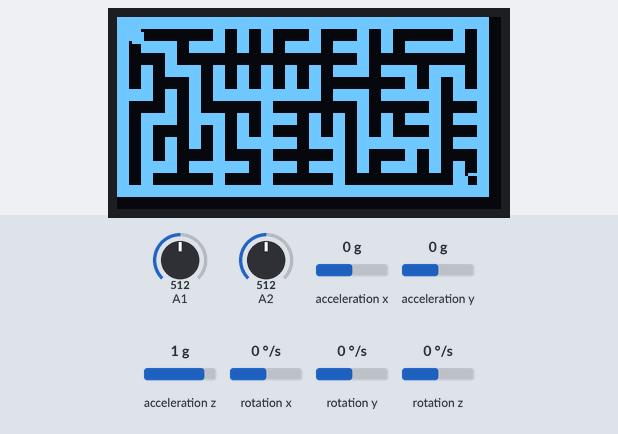
Recording of a sketch running on a simulated Arduino Uno, built with avr-gcc and run on an emulated ATmega328P. Shown: 128×64 one-colour display. Inputs (shaded band) come from the test bench; at power-on: rotation z 0 °/s, acceleration y 0 g, acceleration x 0 g, A1 = 512, A2 = 512, acceleration z 1 g, rotation x 0 °/s, rotation y 0 °/s. The sensor or clock chip raises its interrupt line as the real part does; random numbers use the default seed unless the sketch sets one; what the sketch prints to the serial monitor is not drawn.

Above: at 1.7 s.
1.8 s: rotation z set to -192 °/s
At 3.6 s:
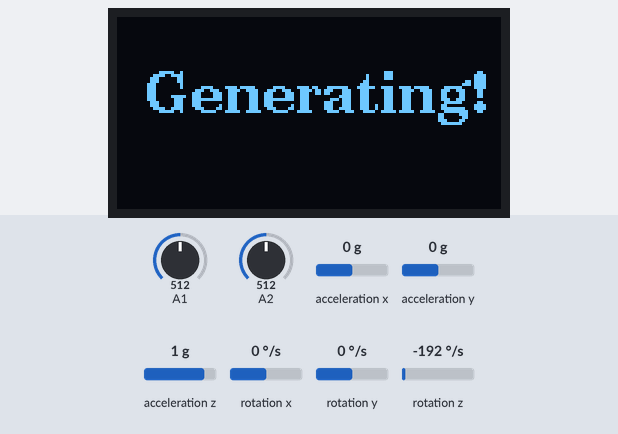
4.8 s: acceleration y set to -1.4 g
At 5.94 s:
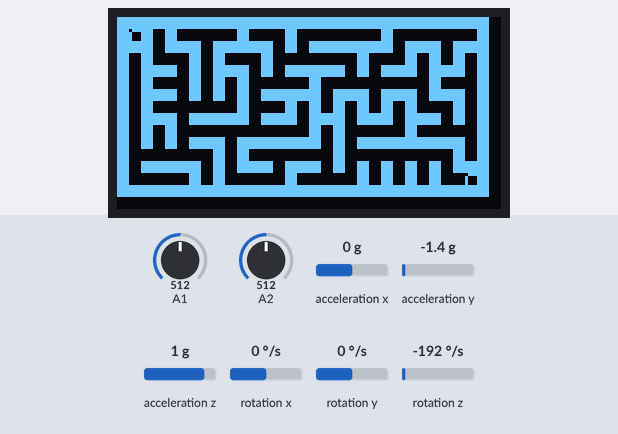
7.3 s: acceleration x set to 0.8 g
At 9.47 s:
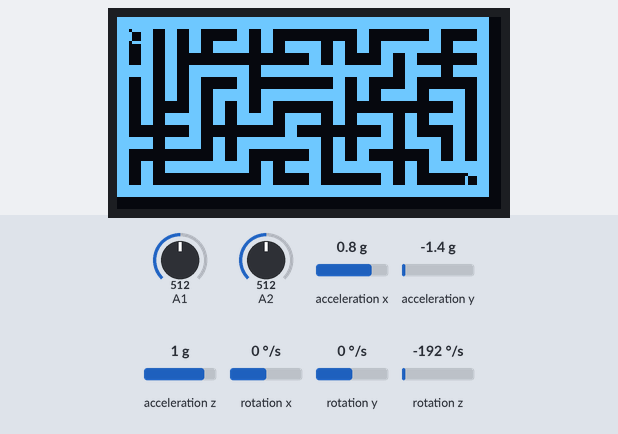
10.3 s: A1 set to 716
At 11.75 s:
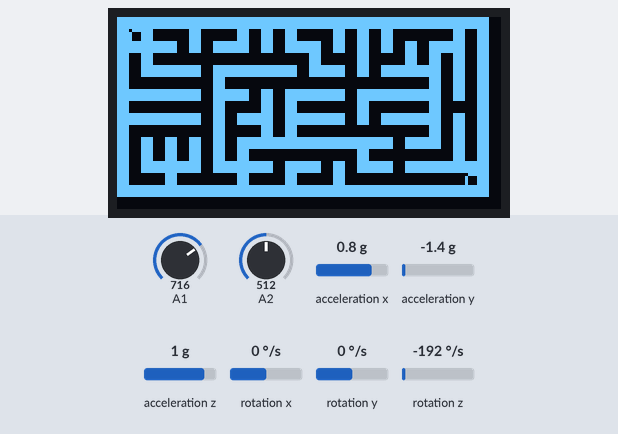
13.3 s: A2 set to 306
At 15.44 s:
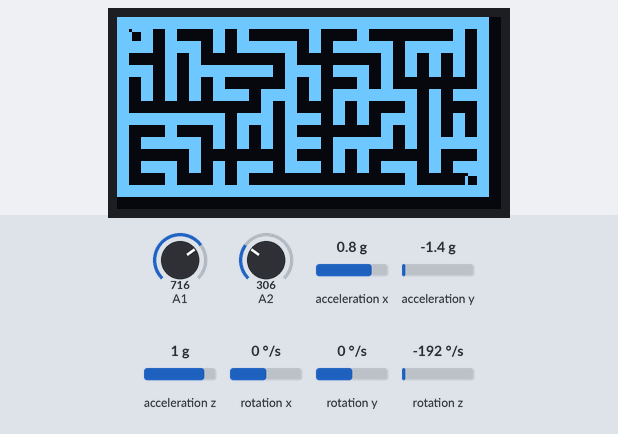
16.3 s: acceleration x set to -1.4 g
At 17.9 s:
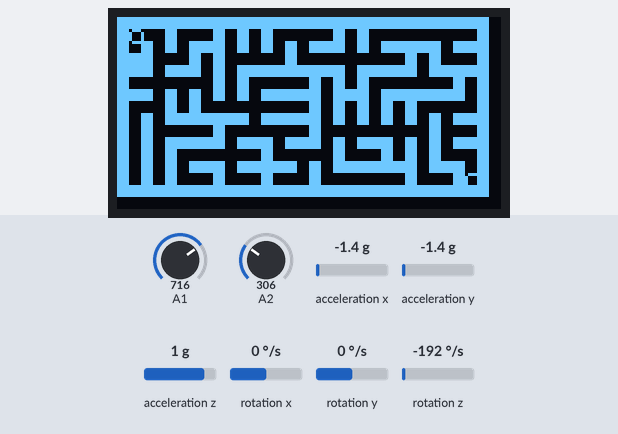
Timing chart, 0 to 19.4 s (numbered marks = the images above; inputs shaded):
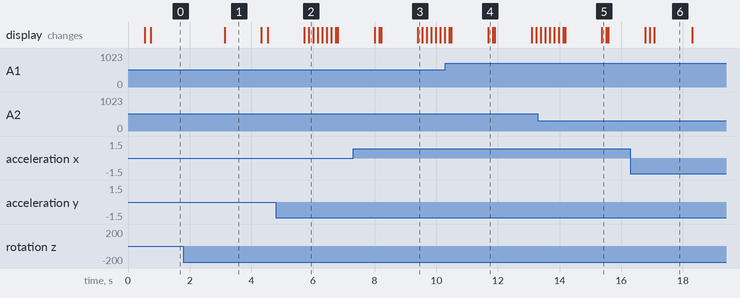

Measured:
- after the input at 1.8 s, the display: changes after 1.3 s (image 1)
- what the display in image 1 shows lasts 1.2 s, from 3.1 s to 4.3 s

The sketch:

Arduino.ino
```cpp
#include "I2Cdev.h"
#include<U8g2lib.h>
#include "MPU6050_6Axis_MotionApps20.h"
#include<stdio.h>
#include<stdlib.h>
#include "Wire.h"
#include<time.h>

using namespace std;

#define walls 1
#define nothing 0

#define down 1
#define right 2
#define left 4
#define up 8

#define rows 31
#define cols 15
#define MAXSIZE 256

#define XNUM 1
#define YNUM 1

U8G2_SSD1306_128X64_NONAME_F_HW_I2C u8g2(U8G2_R0, /* clock=*/ SCL, /* data=*/ SDA, /* reset=*/ U8X8_PIN_NONE);
//U8G2_SSD1309_128X64_NONAME2_2_4W_SW_SPI u8g2(U8G2_R0,SCL,SDA,10,9);

MPU6050 mpu;

//made for ball's coordinate
struct coordinate
{
    float y = 6.0;
    float z = 6.0;
}ball,axis;

struct block{
	int row,column,direction;
    block(){
        row = 0;
        column = 0;
        direction = down;
    }
	block(int _row,int _column,int _direction){
		row = _row;
		column = _column;
		direction = _direction;
	}
};


class Stack {
private:
	int count;
	block myBlock[MAXSIZE];

public:
	Stack(){};
	void push_back(const block object);
	int pop();
	const int& getTop()const;
	int size()const;
	bool isEmpty()const;
    int begin()const;
    block getBlock(int rank);
    void erase(int number);
};

void Stack::push_back(const block object) {
    myBlock[count] = object;
    count++;
}

int Stack::size()const {
	return count;
}

block Stack::getBlock(int rank){
    return myBlock[rank];
}

int Stack::begin()const{
    return 0;
}

void Stack::erase(int number){
    int temp = number;
    while(number <= count){
        myBlock[number] = myBlock[number + 1];
        number ++;
    }
    count--;
}


#define OUTPUT_READABLE_YAWPITCHROLL


#define INTERRUPT_PIN 6  // use pin 2 on Arduino Uno & most boards
#define LED_PIN 4 // (Arduino is 13, Teensy is 11, Teensy++ is 6)
bool blinkState = false;

// MPU control/status vars
bool dmpReady = false;  // set true if DMP init was successful
uint8_t mpuIntStatus;   // holds actual interrupt status byte from MPU
uint8_t devStatus;      // return status after each device operation (0 = success, !0 = error)
uint16_t packetSize;    // expected DMP packet size (default is 42 bytes)
uint16_t fifoCount;     // count of all bytes currently in FIFO
uint8_t fifoBuffer[64]; // FIFO storage buffer

// orientation/motion vars
Quaternion q;           // [w, x, y, z]         quaternion container
VectorInt16 aa;         // [x, y, z]            accel sensor measurements
VectorInt16 aaReal;     // [x, y, z]            gravity-free accel sensor measurements
VectorInt16 aaWorld;    // [x, y, z]            world-frame accel sensor measurements
VectorFloat gravity;    // [x, y, z]            gravity vector
float euler[3];         // [psi, theta, phi]    Euler angle container
float ypr[3];           // [yaw, pitch, roll]   yaw/pitch/roll container and gravity vector

// packet structure for InvenSense teapot demo
uint8_t teapotPacket[14] = { '$', 0x02, 0,0, 0,0, 0,0, 0,0, 0x00, 0x00, '\r', '\n' };


volatile bool mpuInterrupt = false;     // indicates whether MPU interrupt pin has gone high
void dmpDataReady() {
    mpuInterrupt = true;
}

Stack myStack = Stack();

boolean button_1,button_2,button_x1,button_x2 = false;
boolean universe_reset = true;
int maze[rows][cols];
int game_time;
int x_num=XNUM,y_num=YNUM;
int x = 0;

void initialize(){
    for(int i = 0; i < rows; i++){
        for(int j = 0; j < cols; j++){
            maze[i][j] = walls;
            //printf("%d",maze[i][j]);
        }
        //printf("\n");
    }
    maze[x_num][y_num] = nothing;
}

void FindBlock() {
	//找出与当前位置相邻的墙
	if(x_num+2<rows && maze[x_num+1][y_num] == walls) {//down
		myStack.push_back(block(x_num+1,y_num,down));
	}
	if(y_num+2<cols && maze[x_num][y_num+1] == walls) {//right
		myStack.push_back(block(x_num,y_num+1,right));
	}
	if(x_num-2>=0 && maze[x_num-1][y_num] == walls) {//up
		myStack.push_back(block(x_num-1,y_num,up));
	}
	if(y_num-2>=0 && maze[x_num][y_num-1] == walls) {//left
		myStack.push_back(block(x_num,y_num-1,left));
	}
}
//void(* resetFunc) (void) = 0;


void setup() {
    // join I2C bus (I2Cdev library doesn't do this automatically)
    #if I2CDEV_IMPLEMENTATION == I2CDEV_ARDUINO_WIRE
        Wire.begin();
        //Wire.setClock(400000); // 400kHz I2C clock. Comment this line if having compilation difficulties
    #elif I2CDEV_IMPLEMENTATION == I2CDEV_BUILTIN_FASTWIRE
        Fastwire::setup(400, true);
    #endif


    Serial.begin(115200);
    //while (!Serial); // wait for Leonardo enumeration, others continue immediately

    // initialize device
    Serial.println(F("Initializing I2C devices..."));
    mpu.initialize();
    pinMode(INTERRUPT_PIN, INPUT);

    // verify connection
    Serial.println(F("Testing device connections..."));
    Serial.println(mpu.testConnection() ? F("MPU6050 connection successful") : F("MPU6050 connection failed"));

    // load and configure the DMP
    Serial.println(F("Initializing DMP..."));
    devStatus = mpu.dmpInitialize();

    // supply your own gyro offsets here, scaled for min sensitivity
    mpu.setXGyroOffset(0);
    mpu.setYGyroOffset(0);
    mpu.setZGyroOffset(0);
    mpu.setZAccelOffset(1788); // 1688 factory default for my test chip

    // make sure it worked (returns 0 if so)
    if (devStatus == 0) {
        // Calibration Time: generate offsets and calibrate our MPU6050
        mpu.CalibrateAccel(6);
        mpu.CalibrateGyro(6);
        mpu.PrintActiveOffsets();
        // turn on the DMP, now that it's ready
        Serial.println(F("Enabling DMP..."));
        mpu.setDMPEnabled(true);

        // enable Arduino interrupt detection
        Serial.print(F("Enabling interrupt detection (Arduino external interrupt "));
        Serial.print(digitalPinToInterrupt(INTERRUPT_PIN));
        Serial.println(F(")..."));
        attachInterrupt(digitalPinToInterrupt(INTERRUPT_PIN), dmpDataReady, RISING);
        mpuIntStatus = mpu.getIntStatus();

        // set our DMP Ready flag so the main loop() function knows it's okay to use it
        Serial.println(F("DMP ready! Waiting for first interrupt..."));
        dmpReady = true;

        // get expected DMP packet size for later comparison
        packetSize = mpu.dmpGetFIFOPacketSize();
    } else {
        // ERROR!
        // 1 = initial memory load failed
        // 2 = DMP configuration updates failed
        // (if it's going to break, usually the code will be 1)
        Serial.print(F("DMP Initialization failed (code "));
        Serial.print(devStatus);
        Serial.println(F(")"));
    }


    u8g2.setBusClock(800000);
    u8g2.begin();
    //u8g2.setFlipMode(1);


}


void loop() {
    // first thing is generating maze
    //maze generation
    if(universe_reset){
        initialize();
        srand(analogRead(9) * analogRead(10));
        //srand((unsigned)time(NULL));
        FindBlock();

        while(myStack.size()){
            int blockSize = myStack.size();
            int randnum = rand() % blockSize;
            block selectBlock = myStack.getBlock(randnum);
            x_num = selectBlock.row;
            y_num = selectBlock.column;
            switch (selectBlock.direction){
            case down:{
                x_num++;
                break;
                }
            case right:{
                y_num++;
                break;
                }
            case left:{
                y_num--;
                break;
                }
            case up:{
                x_num--;
                break;
                }
            }
            if(maze[x_num][y_num] == walls){
                maze[selectBlock.row][selectBlock.column] = maze[x_num][y_num] = nothing;
                FindBlock();
            }else{

            }
            myStack.erase(myStack.begin() + randnum);
        }
        universe_reset = false; //universe generate completed,set false
    }
//maze generation


    // if programming failed, don't try to do anything
    if (!dmpReady) return;
    // read a packet from FIFO
    if (mpu.dmpGetCurrentFIFOPacket(fifoBuffer)) { // Get the Latest packet
            x      = ypr[0] * 180/M_PI;
            axis.y = ypr[1] * 180/M_PI;
            axis.z = ypr[2] * 180/M_PI;

            mpu.dmpGetQuaternion(&q, fifoBuffer);
            mpu.dmpGetGravity(&gravity, &q);
            mpu.dmpGetYawPitchRoll(ypr, &q, &gravity);
            Serial.print("ypr\t");
            Serial.println(x);

        u8g2.clearBuffer();                   // clear the internal memory
        //u8g2.setFont(u8g2_font_ncenB08_tr);   // choose a suitable font


        if(ball.y >= 4 * (rows - 2) && ball.z >= 4 * (cols - 2)){
            u8g2.clearBuffer();
            u8g2.setFont(u8g2_font_ncenB14_tr);
            u8g2.drawStr(0,28,"Game clear!");
            u8g2.setCursor(0,52);
            u8g2.print(game_time);
            u8g2.drawStr(0,52,"      Second!");
            u8g2.sendBuffer();
            if(axis.z >= 45){
                button_1 = true;
                Serial.println(F("button1"));
            }
            if(axis.z <= -45){
                button_2 = true;
                Serial.println(F("button2"));
            }
            if(button_1 && button_2){
                Serial.println(F("ok"));
                //resetFunc();
                ball.y = ball.z = 6.0;
                universe_reset = true;
                button_1 = false;
                button_2 = false;
                u8g2.clearBuffer();
                u8g2.drawStr(10,28,"Wait 3s!");
                u8g2.sendBuffer();
                delay(3000);
            }
        }else if(!button_x1 || !button_x2){
            //x reset maze
            if(x >  60){button_x1 = true;}
            if(x < -60){button_x2 = true;}

            //ball moving
            if(axis.y < -0.8){ //go left
                if(maze[(int)ball.y/4 - 1][(int)ball.z/4] == walls){
                    //Serial.println("judgement 1 --- ");
                    if((int)ball.y % 4 < 2){
                        ball.y = ball.y + 1;
                    }else if((int)ball.y % 4 == 3){
                        ball.y = ball.y - 1;
                    }
                }else{ //如果当前小球坐标加上陀螺仪坐标的坐标映射在矩阵中距离之前的位置间隔了一堵墙，那么不能走
                    if(-16 <= axis.y){
                        ball.y = ball.y + axis.y / 4;
                    }else{
                        ball.y = ball.y + -15 / 4;
                    }
                }
            }else if(axis.y > 0.8){ //go right
                if(maze[(int)ball.y/4 + 1][(int)ball.z/4] == walls){
                    //Serial.println("judgement 2 --- ");
                    if((int)ball.y % 4 > 2){
                        ball.y = ball.y - 1;
                    }else if((int)ball.y % 4 <= 1){
                        ball.y = ball.y + 1;
                    }
                }else{
                    if(16 >= axis.y){
                        ball.y = ball.y + axis.y / 4;
                    }else{
                        ball.y = ball.y + 16 / 4;
                    }
                }
            }
            if(axis.z < -0.8){ //go down
                if(maze[(int)ball.y/4][(int)ball.z/4 + 1] == walls){
                    //Serial.println("judgement 3 --- ");
                    if((int)ball.z % 4 > 2){
                        ball.z = ball.z - 1;
                    }else if((int)ball.z % 4 <= 1){
                        ball.z = ball.z + 1;
                    }
                }else{
                    if(-16 <= axis.z){
                        ball.z = ball.z - axis.z / 4;
                    }else{
                        ball.z = ball.z - -16 / 4;
                    }
                }
            }else if(axis.z > 0.8){ //go up
                if(maze[(int)ball.y/4][(int)ball.z/4 - 1] == walls){
                    //Serial.println("judgement 4 --- ");
                    if((int)ball.z % 4 < 2){
                        ball.z = ball.z + 1;
                    }else if((int)ball.z % 4 == 3){
                        ball.z = ball.z - 1;
                    }
                }else{
                    if(16 >= axis.z){
                        ball.z = ball.z - axis.z / 4;
                    }else{
                        ball.z = ball.z - 16 / 4;
                    }
                }
            }

            /*
            Serial.print(ball.y);
            Serial.print("   ");
            Serial.print((int)ball.y/4);
            Serial.print("   ");
            Serial.print("   ");
            Serial.print(ball.z);
            Serial.print("   ");
            Serial.println((int)ball.z/4);
            */

            u8g2.drawBox(ball.y - 2  ,ball.z - 2 , 4, 4);


            //maze drawing
            for(int i = 0; i< rows * 4; i++){
                for(int j = 0; j< cols * 4; j++){
                    if(maze[i / 4][j / 4] == walls){
                        u8g2.drawPixel(i,j);
                    }
                }
            }
            u8g2.drawCircle(4 * XNUM + 2 , 4 * YNUM + 2 ,2,U8G2_DRAW_ALL);//start point
            u8g2.drawCircle(4 * (rows - 2) + 2 , 4 * (cols - 2) + 2, 2 , U8G2_DRAW_ALL);//end point
            u8g2.sendBuffer();                    // transfer internal memory to the display
            game_time = millis() / 1000;
        }else{
            Serial.println(F("ok x"));
            ball.y = ball.z = 6.0;
            button_x1 = false;
            button_x2 = false;
            u8g2.clearBuffer();
            u8g2.setFont(u8g2_font_ncenB14_tr);
            u8g2.drawStr(10,32,"Generating!");
            u8g2.sendBuffer();
            universe_reset = true;
            delay(1000);
        }
    }
}
```
